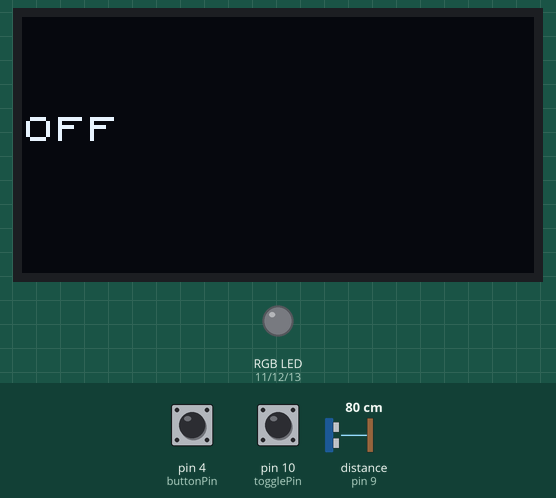
Recording of a sketch running on a simulated Arduino Uno, built with avr-gcc and run on an emulated ATmega328P. Parts: 128×64 one-colour display, an RGB LED mixed from three pins (HIGH = lit). Dashed ring = blinking. The inputs (shaded band) are chosen by the test bench; at power-on: pin 10 (togglePin) LOW, distance to the obstacle (sensor on pin 9) 80 cm, pin 4 (buttonPin) LOW. The echo pulse lasts 58.3 µs per cm; random numbers use the default seed unless the sketch sets one; pins used as bus, display or sensor lines are not drawn; what the sketch prints to the serial monitor is not drawn.

Above: at 1.2 s.
1.3 s: pin 10 (togglePin) driven HIGH
At 3.1 s:
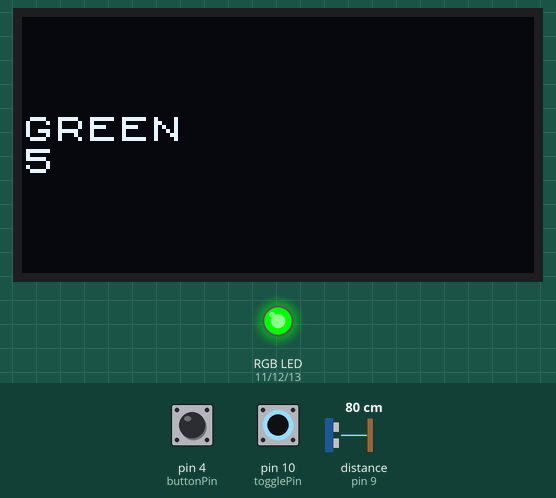
4.3 s: distance to the obstacle (sensor on pin 9) set to 5 cm
5.9 s: distance to the obstacle (sensor on pin 9) set to 2 cm
At 6.23 s:
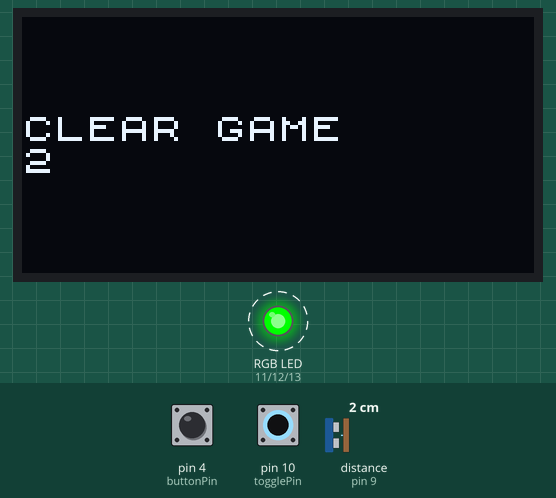
7.6 s: pin 10 (togglePin) driven LOW
At 8.4 s:
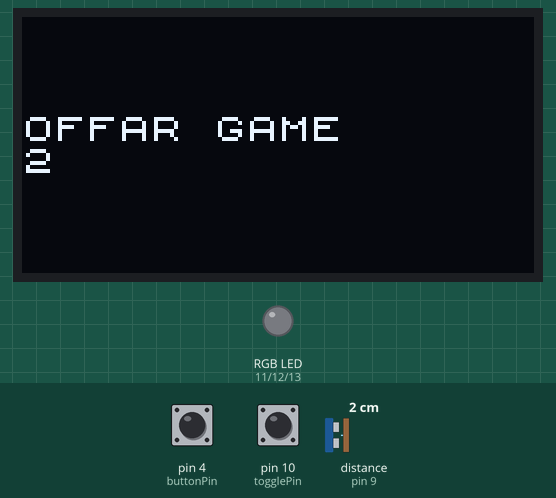
9.3 s: pin 10 (togglePin) pulsed HIGH 5 times (0.12 s each, 0.3 s apart)
At 13.0 s:
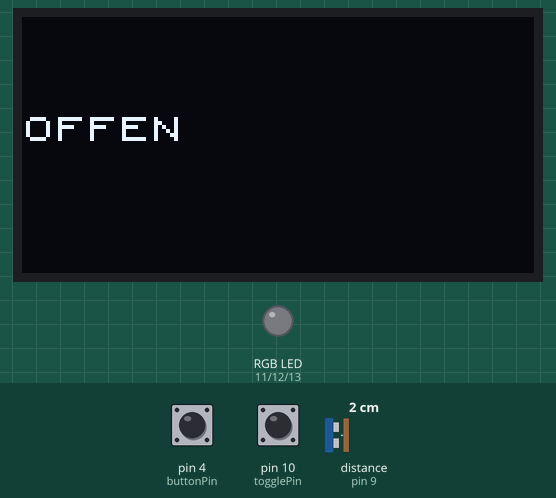
Timing chart, 0 to 14.0 s (numbered marks = the images above; inputs shaded):
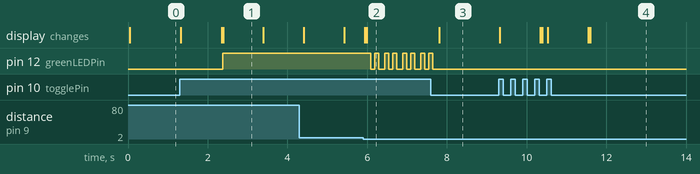

Measured:
- the behaviour switches between 4 and 3 cm on distance to the obstacle (sensor on pin 9) (found by bisection; images 1 and 2)
- after the input at 1.3 s, pin 12 (greenLEDPin): LOW → HIGH after 1.1 s; the display: first changes at once (image 1 shows a later state)
- after the input at 5.9 s, pin 12 (greenLEDPin): alternates HIGH for 0.10 s and LOW for 0.10 s, starting after 0.19 s
- after the input at 7.6 s, the display: changes after 0.21 s (image 3)
- after the input at 9.3 s, the display: first changes at once (image 4 shows a later state)
- what the display in image 1 shows lasts 1.0 s, from 2.4 s to 3.4 s

The sketch:

highFidelityPrototype.ino
```cpp
/*
  Yasmine Samir Abdelrahnan Sept 2021

  When the toggle button turns the device ON
  the game starts and the lights turn green
  Countdown using a random number from 3 to 5
  When the integer/countdown reaches 0, the lights will turn yellow then red
  When lights are red and the player moves, the buzzer beeps
  The player has to start from the beginning and press the button to reset the game
  The LED lights blink to let the player know that game was reset
  If the player does not make any movements during the red light, the game automatically moves back to green light
  This sequence repeats until the player reaches the finish line/goal
  Once the player reaches the game, the lights blink and the game ends

  RGB LED void setColor() referenced from https://www.youtube.com/watch?v=IPOHARgRLE0
  How To Mechatronics. (2015). Arduino RGB LED Tutorial [Video]. YouTube. https://www.youtube.com/watch?v=IPOHARgRLE0

  Ultrasonic distance sensor code is referenced from https://randomnerdtutorials.com/complete-guide-for-ultrasonic-sensor-hc-sr04/
  Complete Guide for Ultrasonic Sensor HC-SR04 with Arduino. (2021, July 21). Random Nerd Tutorials. https://randomnerdtutorials.com/complete-guide-for-ultrasonic-sensor-hc-sr04/

*/

#include "Arduino_SensorKit.h"

//Defining pins of buttons + buzzer
#define togglePin 10  //togglePin -> ON/OFF button
#define buttonPin 4  //Button to reset game once it turns into red light and movement is sensed

//Buzzer in the Arduino Sensorkit
#define buzzer 5      //buzzer for alerting the user when it is red light and movement is sensed

//For ultrasonic sensor
#define trigPin 8 //attach pin 8 to Trig
#define echoPin 9 // attach pin 9 to Echo

//RGB LED pins
#define redLEDPin 11
#define greenLEDPin 12
#define blueLEDPin 13

//define button variables
int toggleState, previousToggleState, button = 0;
bool resetRed, movement = false;

// defines ultrasonic variables
long duration;
int distance, previousDistance, safetyDistance;
int range = 7;

int randNumber, i;

unsigned long currentTime, previousTime, previousTime2, previousTime3;

//Idetify which phase the game is at: OFF, GREEN, RED
String currentMove = "GREEN";

void setup() {
  Serial.begin(9600);

  //buttons
  pinMode(togglePin, INPUT);
  pinMode(buttonPin, INPUT);
  //ultrasonic sensor
  pinMode(trigPin, OUTPUT);
  pinMode(echoPin, INPUT);
  //buzzer
  pinMode(buzzer, OUTPUT);
  //RGB LED
  pinMode(redLEDPin, OUTPUT);
  pinMode(greenLEDPin, OUTPUT);
  pinMode(blueLEDPin, OUTPUT);


  Oled.begin();
  Oled.setFlipMode(true);

  //generate a random number from 5 to 10 once
  randNumber = random(2, 6);
  i = randNumber;
}

void loop() {
  //Set Oled screen
  Oled.setFont(u8x8_font_chroma48medium8_r);
  //check the current time
  currentTime = millis();

  toggleState = digitalRead(togglePin);
  button = digitalRead(buttonPin);

  if (toggleState == HIGH) {
    //if toggle buttons is currently ON
    if (toggleState != previousToggleState) {
      //toggle button turns from OFF to ON
      Oled.setCursor(0, 3);
      Oled.println("ON");
      delay(1000);
      Oled.clear();
      currentMove = "GREEN";
    } else {
      if (currentMove == "GREEN") {
        greenLight();
      } else if (currentMove == "RED") {
        redLight();
      } else if (currentMove == "CLEAR GAME") {
        clearGame();
      }
      else {
        noTone(buzzer);
      }
    }
    trackDistance();
  } else {
    //turn OFF game if toggle button is OFF
    currentMove = "OFF";
    setColor(0, 0, 0);
    noTone(buzzer);
  }
  previousToggleState = toggleState;
  Oled.setCursor(0, 3);
  Oled.println(currentMove);
  //Serial.println(currentMove); //Display currentMove in serial monitor
}

//Start of reference for ultrasonic distance sensor code
void trackDistance() {
  // Clears the trigPin
  digitalWrite(trigPin, LOW);
  delayMicroseconds(2);

  // Sets the trigPin on HIGH state for 10 micro seconds
  digitalWrite(trigPin, HIGH);
  delayMicroseconds(10);
  digitalWrite(trigPin, LOW);

  // Reads the echoPin, returns the sound wave travel time in microseconds
  duration = pulseIn(echoPin, HIGH);

  // Calculating the distance
  distance = duration * 0.034 / 2;

  // Prints the distance on the Serial Monitor
  Serial.print("Distance: ");
  Serial.println(distance);
  //End of reference for ultrasonic distance sensor code

  if (currentTime - previousTime2 >= 1500) {
    //records down previous distance every 5 seconds
    previousTime2 = currentTime;
    previousDistance = distance;
  }
}

//Start of reference to set RGB LED color
void setColor(int redValue, int greenValue, int blueValue) {
  analogWrite(redLEDPin, redValue);
  analogWrite(greenLEDPin, greenValue);
  analogWrite(blueLEDPin, blueValue);
}
//End of reference to set RGB LED color

void blinkLED() {
  setColor(0, 155, 0);
  delay(100);
  setColor(0, 0, 0);
  delay(100);
  setColor(0, 155, 0);
  delay(100);
  setColor(0, 0, 0);
  delay(100);
}

void greenLight() {
  noTone(buzzer);
  setColor(0, 155, 0);

  //Countdown using a random number for every 1000 seconds
  if (currentTime - previousTime >= 1000) {
    previousTime = currentTime;
    Serial.print("integer: ");
    Serial.println(i);  //display number in serial monitor
    Oled.println(i);

    //if number reaches 0, then end countdown
    if (i == 0) {
      Serial.println("Time's Up");
      setColor(255, 155, 0);
      delay(2500);

      currentMove = "RED";

      randNumber = random(2, 6);
      i = randNumber;
      Oled.clear();
    }
    i--;
  }
  if (distance <= 2) {
    //if distance is less than 2, aka the player reaches the goal, then clear game


    currentMove = "CLEAR GAME";
  }
}

void redLight() {
  //Check if movement has been made since the last time the arduino checks the distance
  unsigned long currentTime2 = millis();

  setColor(155, 0, 0);
  int movedDistance = distance - previousDistance;
  Serial.print("movedDistance: ");
  Serial.println(movedDistance);

  //if movement bigger or smaller than range has been detected, sound the buzzer
  if ((movedDistance > range) || (movedDistance < -range)) {
    movement = true;
  }

  if (movement == true) {
    Serial.println("Movement detected!");
    tone(buzzer, 523);  //Once it is red start buzzer, plays note C5
    //If button to reset buzzer is pressed, change boolean
    if (button == HIGH) {
      resetRed = true;
      movement = false;
    }
  } else if (currentTime2 - previousTime3 >= 15000) {
    previousTime3 = currentTime2;
    currentMove = "GREEN";
  }

  //Actions to stop buzzer and reset back to green light
  if (resetRed == true) {
    //blink green LED twice
    blinkLED();
    currentMove = "GREEN";  //return back to greenlight() by changing currentMove
    resetRed = false;  //reset button
  }
}

void clearGame() {
  blinkLED();
  setColor(0, 0, 0);
  Serial.println("Congrats, you cleared the game!");
}
```
